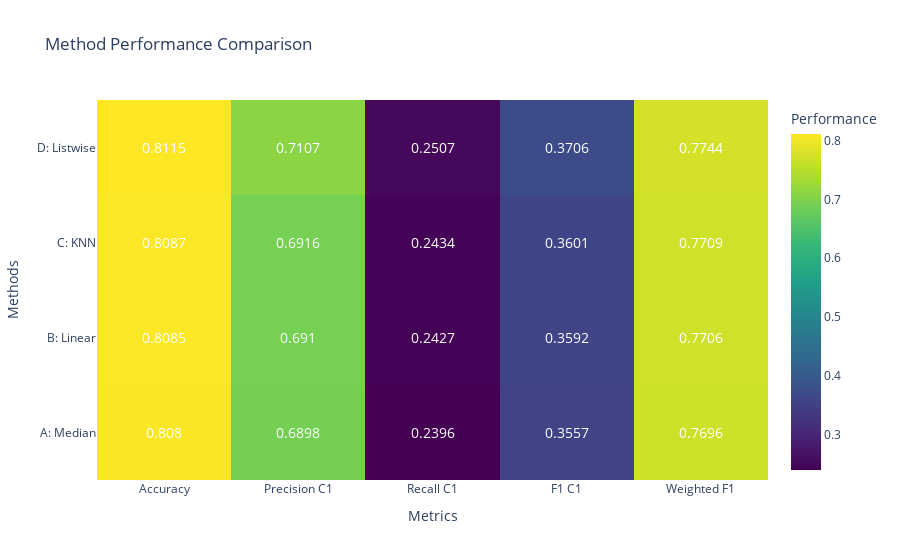

This figure's notebook cell:
### Code cell
import pandas as pd
import plotly.graph_objects as go
import numpy as np

# Create the data from the provided JSON
data = {
    "Method": ["A: Median Imputation", "B: Linear Regression", "C: KNN Regression", "D: Listwise Deletion"], 
    "Accuracy": [0.8080, 0.8085, 0.8087, 0.8115], 
    "Precision_Class_1": [0.6898, 0.6910, 0.6916, 0.7107], 
    "Recall_Class_1": [0.2396, 0.2427, 0.2434, 0.2507], 
    "F1_Class_1": [0.3557, 0.3592, 0.3601, 0.3706], 
    "Weighted_F1": [0.7696, 0.7706, 0.7709, 0.7744]
}

df = pd.DataFrame(data)

# Prepare data for heatmap - set methods as index
df_viz = df.set_index('Method')

# Shorten column names to fit 15 character limit
df_viz.columns = ['Accuracy', 'Precision C1', 'Recall C1', 'F1 C1', 'Weighted F1']

# Shorten method names to fit 15 character limit
df_viz.index = ['A: Median', 'B: Linear', 'C: KNN', 'D: Listwise']

# Create heatmap with darker colors representing better performance
fig = go.Figure(data=go.Heatmap(
    z=df_viz.values,
    x=df_viz.columns,
    y=df_viz.index,
    colorscale='viridis',  # Blues scale where darker = higher values = better performance
    text=np.round(df_viz.values, 4),
    texttemplate="%{text}",
    textfont={"size": 14, "color": "white"},
    hoverongaps=False,
    colorbar=dict(title="Performance")
))

fig.update_layout(
    title="Method Performance Comparison",
    xaxis_title="Metrics",
    yaxis_title="Methods"
)

fig.update_xaxes(side="bottom")
fig.update_yaxes(side="left")
fig.show()

### Figure 1 — Plotly figure (JSON) as saved in the notebook; plotly's stock layout.template omitted (floating-point values rounded to 4 significant figures)
{"data": [{"colorbar": {"title": {"text": "Performance"}}, "colorscale": [[0, "#440154"], [0.1111, "#482878"], [0.2222, "#3e4989"], [0.3333, "#31688e"], [0.4444, "#26828e"], [0.5556, "#1f9e89"], [0.6667, "#35b779"], [0.7778, "#6ece58"], [0.8889, "#b5de2b"], [1, "#fde725"]], "hoverongaps": false, "text": [[0.808, 0.6898, 0.2396, 0.3557, 0.7696], [0.8085, 0.691, 0.2427, 0.3592, 0.7706], [0.8087, 0.6916, 0.2434, 0.3601, 0.7709], [0.8115, 0.7107, 0.2507, 0.3706, 0.7744]], "textfont": {"color": "white", "size": 14}, "texttemplate": "%{text}", "type": "heatmap", "x": ["Accuracy", "Precision C1", "Recall C1", "F1 C1", "Weighted F1"], "y": ["A: Median", "B: Linear", "C: KNN", "D: Listwise"], "z": [[0.808, 0.6898, 0.2396, 0.3557, 0.7696], [0.8085, 0.691, 0.2427, 0.3592, 0.7706], [0.8087, 0.6916, 0.2434, 0.3601, 0.7709], [0.8115, 0.7107, 0.2507, 0.3706, 0.7744]]}], "layout": {"title": {"text": "Method Performance Comparison"}, "xaxis": {"side": "bottom", "title": {"text": "Metrics"}}, "yaxis": {"side": "left", "title": {"text": "Methods"}}}}
